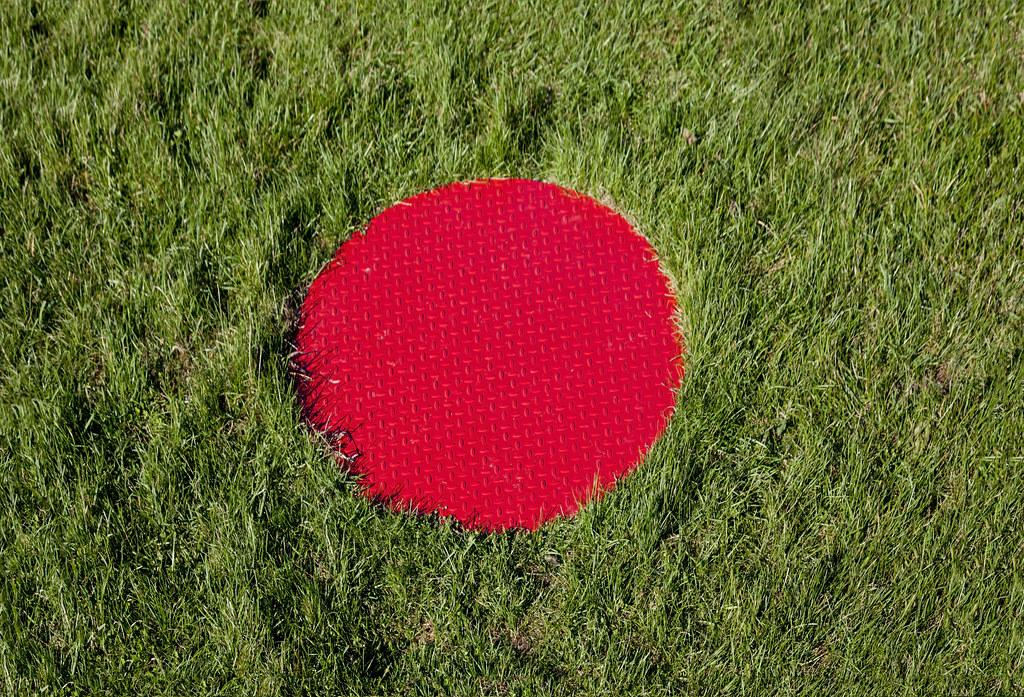
#> input picture opencv_exercise/red_point.png, 1024 x 697 px, found by its file name
$ python 3.temel_islemler.py
#> lines starting #> are read from the running program, lines starting #| are printed output that depends on the picture
"""
cv2.imread(arg1,arg2)=istenilen dosya yolundaki goruntu istenilen formatta yuklenir
cv2.IMREAD_COLOR:varsayilan secenektir. goruntuyu BGR formatinda yukler bayrak degeri 1dir
cv2.IMREAD_UNCHANGED:goruntu oldugu gibi yuklenir. bayrak degeri -1
cv2.IMREAD_GRAYSCALE:goruntuyu gri seviye goruntu olarak yukler bayrak degeri 0 dir

imge.shape=goruntunun satir,sutun,kanal sayisi(renkli goruntude) belirtir
imge.size=goruntudeki toplam pixel sayisi
imge.dtype=goruntu verii tipi
cv2.imshow(arg1,arg2): goruntu gosterilir. ilk arguman gosterilecek pencere basligi
                    ikinci arguman gosterilecek goruntu
cv2.waitKey(arg):milisaniye cinsinden pencerenin acik kalmasi gereken sure
                0 yazilirsa pencere kapatilana kadar acik kalir
"""

import cv2
#print (cv2.__version__)
imge=cv2.imread("/home/brk2004/Desktop/python/opencv/red_point.png")
#> imge is the input picture: shape (697, 1024, 3); mean B, G, R 48.6, 89.7, 108.6

print(imge.shape) #697 satir 1024 sütun 3 kanal(renkli)
#| (697, 1024, 3)
print(imge.size)  #toplam pixel sayisi
#| 2141184
print(imge.dtype) #uint8
#| uint8


# [6 lines of commented-out code are left out]

roi=imge[250:600,250:600]
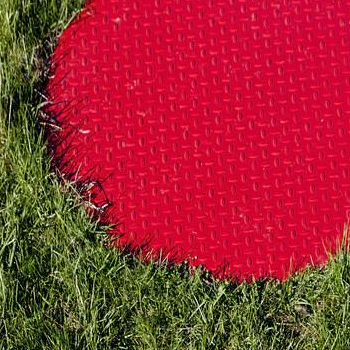
#> roi: shape (350, 350, 3); mean B, G, R 49.9, 42.9, 155.2
cv2.imshow("Roi",roi)
cv2.imwrite("roi.png",roi)

cv2.imshow("Goruntu",imge)
cv2.waitKey(0)
"""5 saniye sonra kapanmasi icin
cv2.waitkey(5000)
cv2.DestroyAllWindows()
"""
